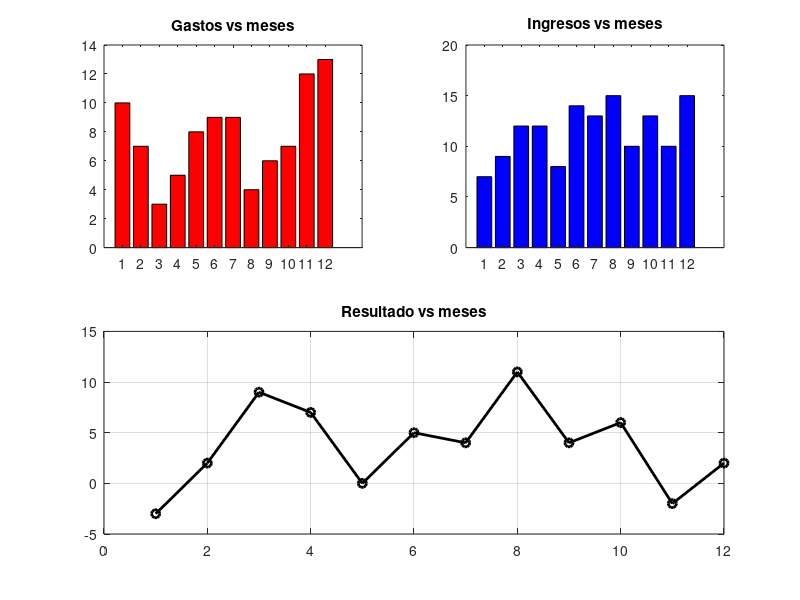

Source code (MATLAB):
clc; clear;
meses = 1:12;
gastos = [10 7 3 5 8 9 9 4 6 7 12 13];
ingresos = [7 9 12 12 8 14 13 15 10 13 10 15];
resultado = ingresos-gastos;
subplot(2,2,1);
bar(meses, gastos, 'r');
title('Gastos vs meses');
subplot(2,2,2);
bar(meses, ingresos, 'b');
title('Ingresos vs meses');
subplot(2,2,3:4);
plot(meses, resultado, '-ok', 'lineWidth', 2);
title('Resultado vs meses');
grid on;